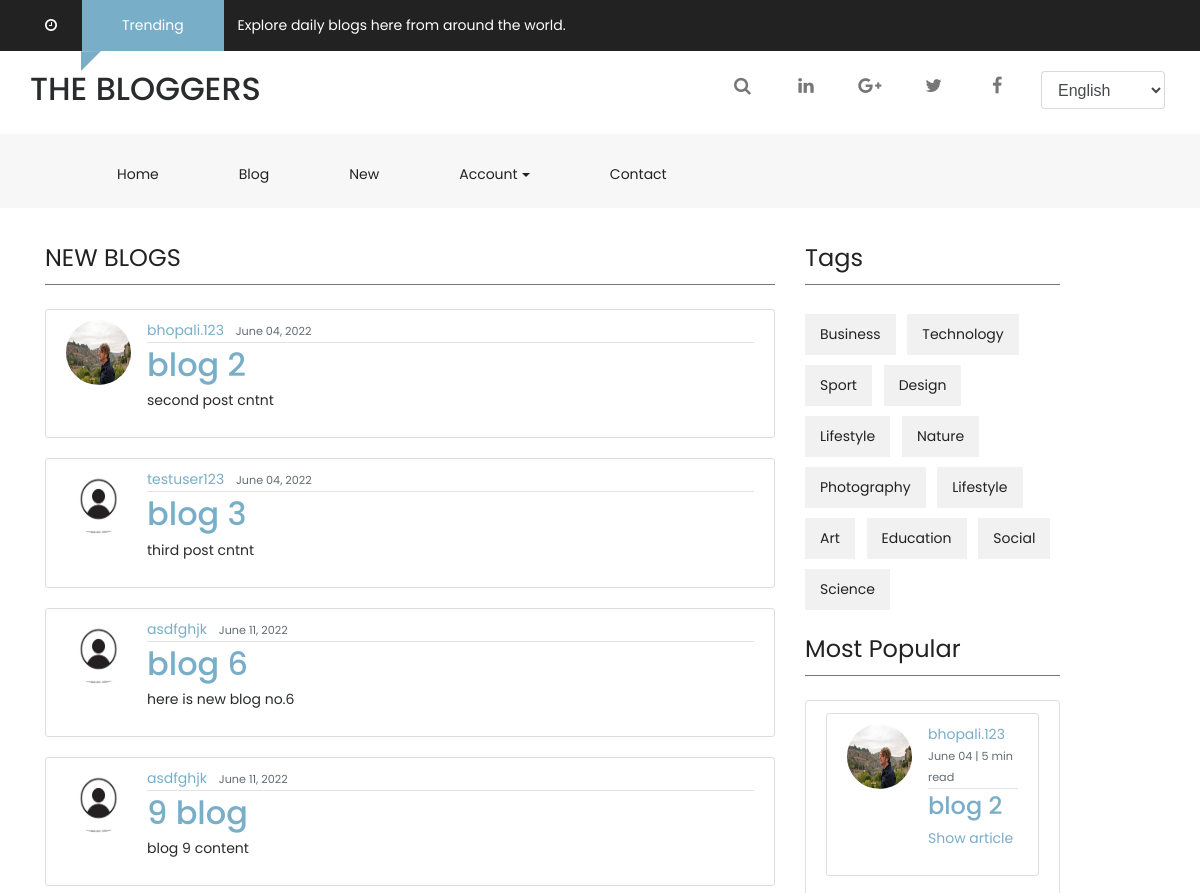
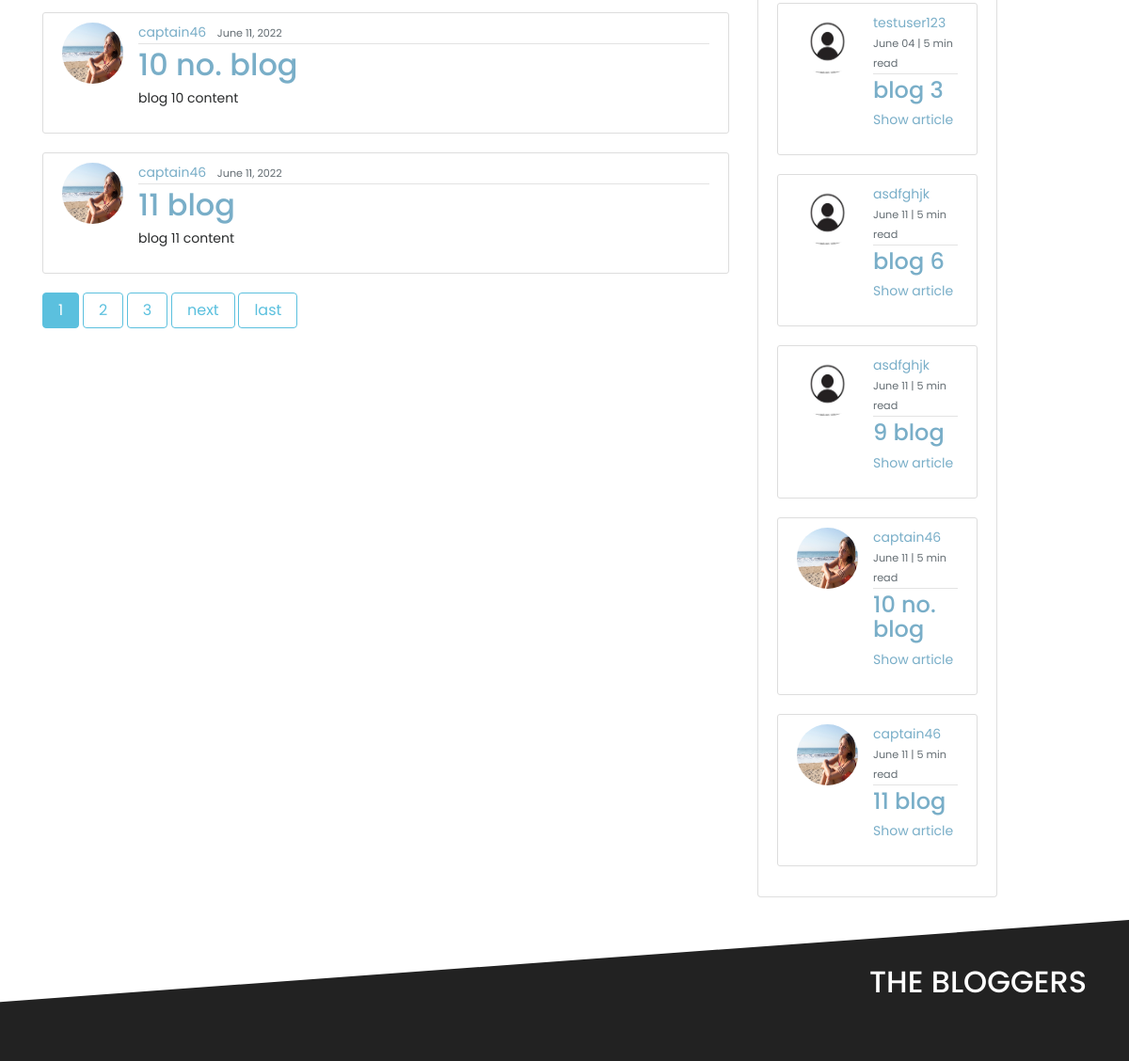
Before: / (upper part) with the older database file (2 pictures, top to bottom).
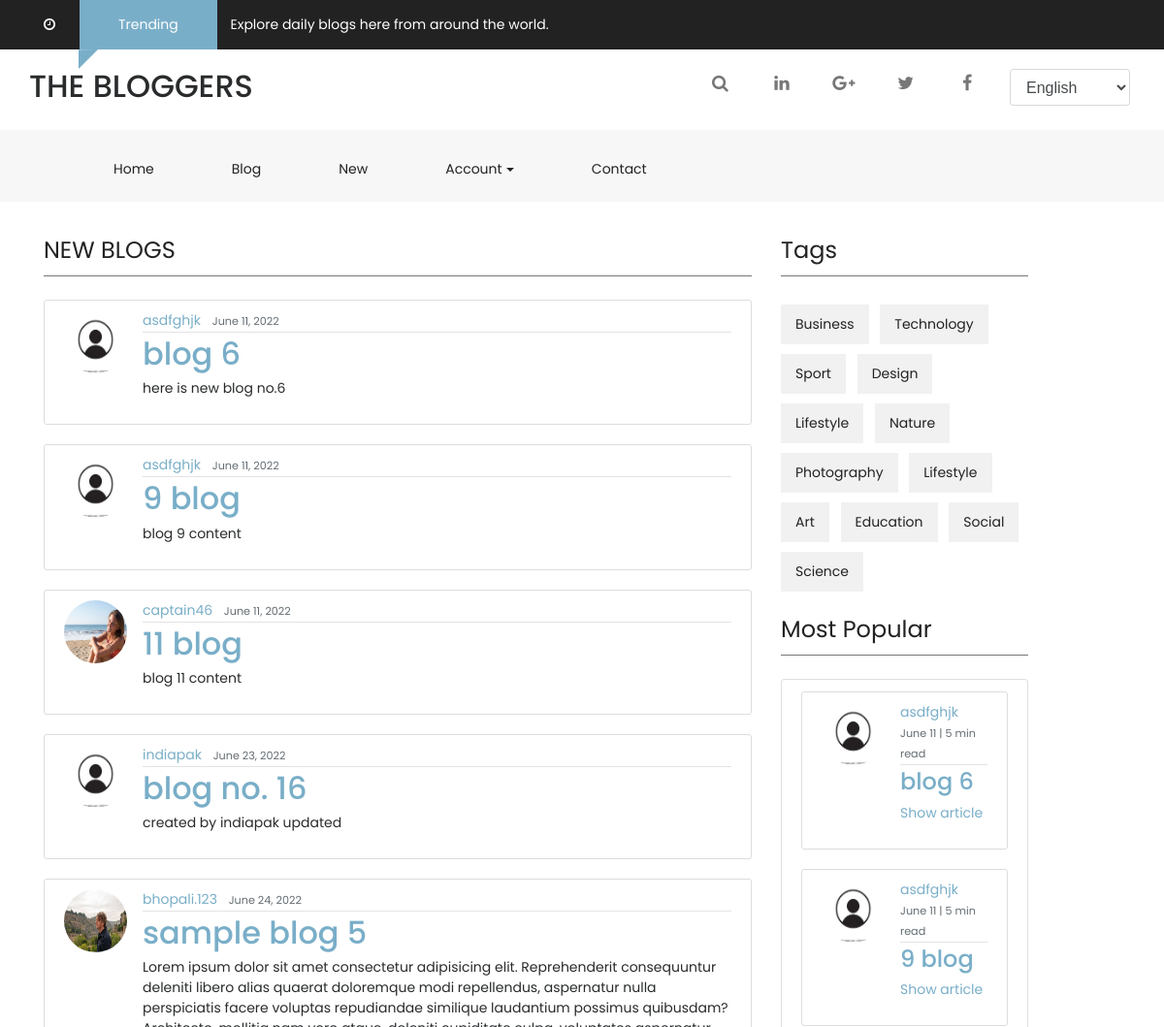
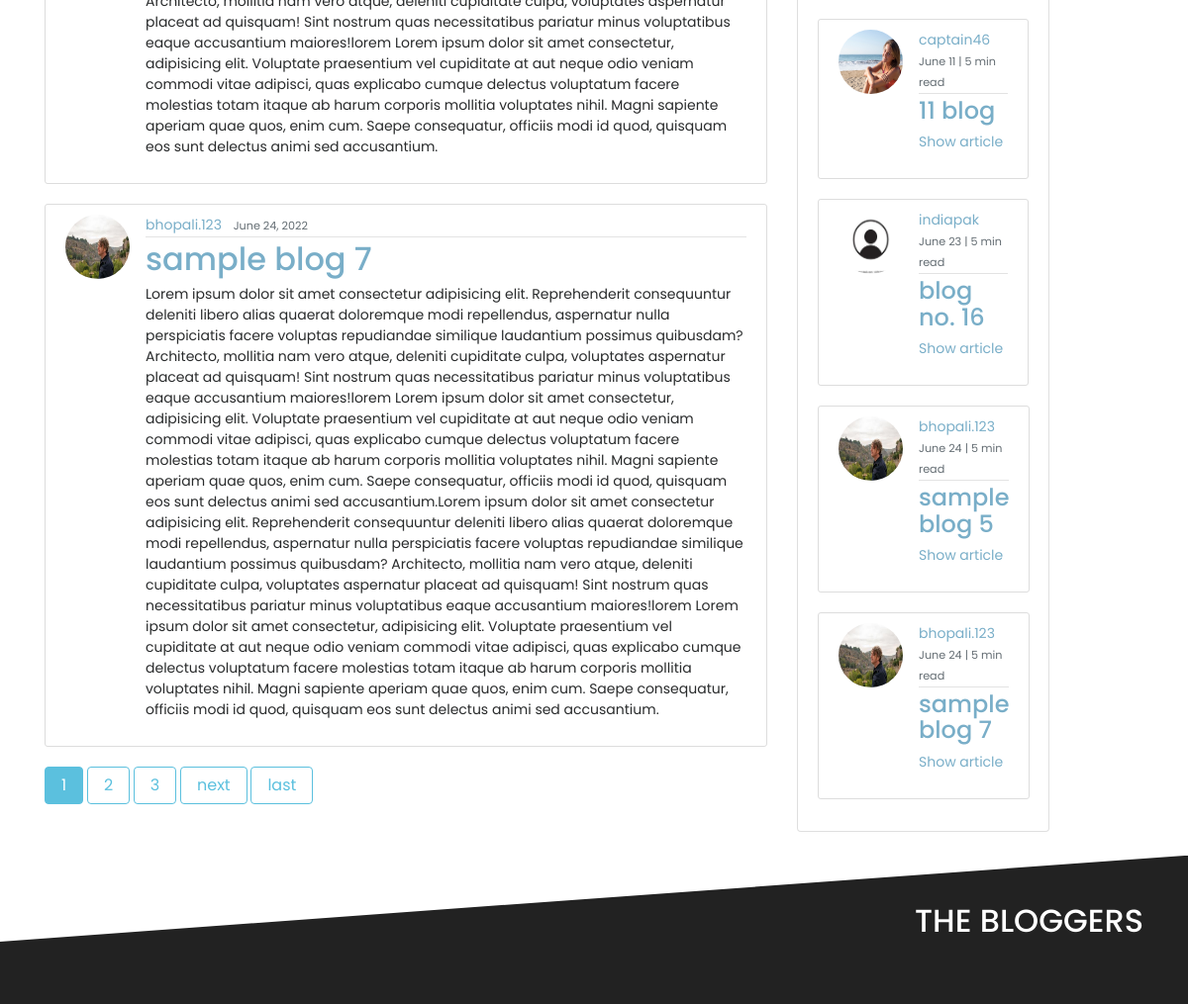
After: the same page with the newer database file (2 pictures, top to bottom).
### blog/models.py (models this page shows, shortened)
class post(models.Model):
    title = models.CharField(max_length=50)
    content = models.TextField()
    date = models.DateTimeField(default=timezone.now)
    author = models.ForeignKey(User, on_delete=models.CASCADE)
    tags = TaggableManager()

### user/models.py (models this page shows, shortened)
class Profile(models.Model):
    user = models.OneToOneField(User, on_delete=models.CASCADE)
    image = models.ImageField(default='default.jpg', upload_to='profile_pics')

### blog/views.py (the view)
# urls.py: path('', PostListView.as_view(), name='blog-home'),
class PostListView(ListView):
    model = post
    template_user = 'blog/home.html'
    context_object_name = 'posts'
    ordering = ['date']
    paginate_by = 6

### blog/templates/blog/post_list.html (shortened to what this page needs)
{% extends "blog/base.html" %}
{% block content %}
<div class="container-fluid pb-4 pt-4 paddding">
    <div class="container paddding">
        <div class="row mx-0">
            <div class="col-md-8 animate-box" data-animate-effect="fadeInLeft">
                <div>
                    <div class="fh5co_heading fh5co_heading_border_bottom py-2 mb-4">NEW BLOGS</div>
                </div>
                {% for object in posts %}
                <article class="media content-section">
                    <img class="rounded-circle article-img" src="{{ object.author.profile.image.url }}">
                    <div class="media-body">
                        <div class="article-metadata">
                            <a class="mr-2" href=#>{{ object.author }}</a>
                            <small class="text-muted">{{ object.date|date:"F d, Y" }}</small>
                        </div>
                        <h2 class="article-title"><a href="{% url 'post-detail' object.id %}">{{ object.title }}</a>
                        </h2>
                        <p class="article-content">{{ object.content }}</p>
                    </div>
                </article>
                {% endfor %}
                {% if is_paginated %}
                {% for num in page_obj.paginator.page_range %}
                {% if page_obj.number == num %}
                <a class="btn btn-info mb-4" href="?page={{ num }}">{{ num }}</a>
                {% elif num > page_obj.number|add:'-3' and page_obj.number|add:'3' > num %}
                <a class="btn btn-outline-info mb-4" href="?page={{ num }}">{{ num }}</a>
                {% endif %}
                {% endfor %}
                {% if page_obj.has_next %}
                <a class="btn btn-outline-info mb-4" href="?page={{ page_obj.next_page_number }}">next</a>
                <a class="btn btn-outline-info mb-4" href="?page={{ page_obj.paginator.num_pages }}">last</a>
                {% endif %}
                {% endif %}
            </div>
            <div class="col-md-3 animate-box" data-animate-effect="fadeInRight">
                <div>
                    <div class="fh5co_heading fh5co_heading_border_bottom py-2 mb-4">Tags</div>
                </div>
                <div class="fh5co_tags_all">
                    <a href="#" class="fh5co_tagg">Business</a>
                    <a href="#" class="fh5co_tagg">Technology</a>
                    <a href="#" class="fh5co_tagg">Sport</a>
                    <a href="#" class="fh5co_tagg">Design</a>
                    <a href="#" class="fh5co_tagg">Lifestyle</a>
                    <a href="#" class="fh5co_tagg">Nature</a>
                    <a href="#" class="fh5co_tagg">Photography</a>
                    <a href="#" class="fh5co_tagg">Lifestyle</a>
                    <a href="#" class="fh5co_tagg">Art</a>
                    <a href="#" class="fh5co_tagg">Education</a>
                    <a href="#" class="fh5co_tagg">Social</a>
                    <a href="#" class="fh5co_tagg">Science</a>
                </div>
                <div>
                    <div class="fh5co_heading fh5co_heading_border_bottom pt-3 py-2 mb-4">Most Popular</div>
                </div>
                <ul class="list-group">
                    <li class="list-group-item list-group-item-light">{% for object in posts %}
                        <article class="media content-section">
                            <img class="rounded-circle article-img" src="{{ object.author.profile.image.url }}">
                            <div class="media-body">
                                <div class="article-metadata">
                                    <a class="mr-2" href=#>{{ object.author }}</a><br>
                                    <small class="text-muted">{{ object.date|date:"F d" }} | 5 min read</small>
                                </div>
                                <h4 class="article-title"><a href="{% url 'post-detail' object.id %}">{{ object.title }}</a></h4>
                                <p class="showarticle"><a href="{% url 'blog-home' %}">Show article</a></p>
                            </div>
                        </article>
                        {% endfor %}
                    </li>
                </ul>
            </div>
        </div>
    </div>
</div>
{% endblock content %}

### blog/templates/blog/base.html (shortened to what this page needs)
<!DOCTYPE html>
{% load static %}
<html lang="en">
<head>
  <link rel="stylesheet" href="https://cdn.jsdelivr.net/npm/bootstrap@4.3.1/dist/css/bootstrap.min.css"
>
  <link rel="stylesheet" type='text/css' href="{% static 'blog/main.css' %}">
  <link href="{% static 'css/media_query.css' %}" rel="stylesheet" type="text/css" />
  <link href="{% static 'css/bootstrap.css' %}" rel="stylesheet" type="text/css" />
  <link href="https://maxcdn.bootstrapcdn.com/font-awesome/4.7.0/css/font-awesome.min.css" rel="stylesheet"
>
  <link href="{% static 'css/animate.css' %}" rel="stylesheet" type="text/css" />
  <link href="{% static 'css/owl.carousel.css' %}" rel="stylesheet" type="text/css" />
  <link href="{% static 'css/owl.theme.default.css' %}" rel="stylesheet" type="text/css" />
  <link href="{% static 'css/style_1.css' %}" rel="stylesheet" type="text/css" />
</head>
</head>
<body>
  <body>
    <div class="container-fluid fh5co_header_bg">
      <div class="container">
        <div class="row">
          <div class="col-12 fh5co_mediya_center"><a href="#" class="color_fff fh5co_mediya_setting"><i
                class="fa fa-clock-o"></i>&nbsp;&nbsp;&nbsp;{{ object.date|date:"F d, Y" }}</a>
            <div class="d-inline-block fh5co_trading_posotion_relative"><a href="#" class="treding_btn">Trending</a>
              <div class="fh5co_treding_position_absolute"></div>
            </div>
            <a href="#" class="color_fff fh5co_mediya_setting">Explore daily blogs here from around the world.</a>
          </div>
        </div>
      </div>
    </div>
    <div class="container-fluid">
      <div class="container">
        <div class="row">
          <div class="col-12 col-md-3 fh5co_padding_menu h2">THE BLOGGERS
          </div>
          <div class="col-12 col-md-9 align-self-center fh5co_mediya_right">
            <div class="text-center d-inline-block">
              <a class="fh5co_display_table">
                <div class="fh5co_verticle_middle"><i class="fa fa-search"></i></div>
              </a>
            </div>
            <div class="text-center d-inline-block">
              <a class="fh5co_display_table">
                <div class="fh5co_verticle_middle"><i class="fa fa-linkedin"></i></div>
              </a>
            </div>
            <div class="text-center d-inline-block">
              <a class="fh5co_display_table">
                <div class="fh5co_verticle_middle"><i class="fa fa-google-plus"></i></div>
              </a>
            </div>
            <div class="text-center d-inline-block">
              <a href="https://twitter.com/fh5co" target="_blank" class="fh5co_display_table">
                <div class="fh5co_verticle_middle"><i class="fa fa-twitter"></i></div>
              </a>
            </div>
            <div class="text-center d-inline-block">
              <a href="https://fb.com/fh5co" target="_blank" class="fh5co_display_table">
                <div class="fh5co_verticle_middle"><i class="fa fa-facebook"></i></div>
              </a>
            </div>
            <div class="d-inline-block text-center dd_position_relative ">
              <select class="form-control fh5co_text_select_option">
                <option>English </option>
              </select>
            </div>
          </div>
        </div>
      </div>
    </div>
    <div class="container-fluid bg-faded fh5co_padd_mediya padding_786">
      <div class="container padding_786">
        <nav class="navbar navbar-toggleable-md navbar-light ">
          <div class="collapse navbar-collapse" id="navbarSupportedContent">
            <ul class="navbar-nav mr-auto">
              <li class="nav-item">
                <a class="nav-link" href="{% url 'blog-home' %}">Home <span class="sr-only">(current)</span></a>
              </li>
              <li class="nav-item ">
                <a class="nav-link" href="{% url 'blog-about' %}">Blog <span class="sr-only">(current)</span></a>
              </li>
              <li class="nav-item ">
                <a class="nav-link" href="{% url 'post-create' %}">New <span class="sr-only">(current)</span></a>
              </li>
              <li class="nav-item dropdown">
                <a class="nav-link dropdown-toggle" href="#" id="dropdownMenuButton3" data-toggle="dropdown"
                  aria-haspopup="true" aria-expanded="false">Account<span class="sr-only">(current)</span></a>
              </li>
              <li class="nav-item ">
                <a class="nav-link" href="#footer">Contact <span class="sr-only">(current)</span></a>
              </li>
            </ul>
          </div>
        </nav>
      </div>
    </div>
        {% block content %} {% endblock content %}
<div id="footer">
  <div class="container-fluid fh5co_footer_bg pb-3">
      <div class="container animate-box">
          <div class="row">
              <div class="col-12 spdp_right py-5 h2">THE BLOGGERS</div>
              <div class="col-12 col-md-4 col-lg-3">
                  <div class="footer_main_title py-3"> About</div>
              </div>
              <div class="col-12 col-md-3 col-lg-2">
                  <div class="footer_main_title py-3"> Category</div>
                      </div>
              <div class="col-12 col-md-3 col-lg-2">
                  <div class="footer_main_title py-3">Tags</div>
                      </div
              </div>
              <div class="col-12 col-md-3 col-lg-2">
                <div class="footer_main_title py-3"> Contact</div>
              </div>
                <div class="col-12 col-md-3 col-lg-2">
                  <div class="footer_main_title py-3"> Terms and conditions</div>
                </div>
              </div>
  </div>
</body>
</html>

### blog/static/blog/main.css (style rules this page uses)
body { background: #fafafa; color: #333333; margin-top: 5rem; }
h1, h2, h3, h4, h5, h6 { color: #444444; }
ul { margin: 0; }
.content-section { background: #ffffff; padding: 10px 20px; border: 1px solid #dddddd; border-radius: 3px; margin-bottom: 20px; }
.article-title { color: #444444; }
.article-content { white-space: pre-line; }
.article-img { height: 65px; width: 65px; margin-right: 16px; }
.article-metadata { padding-bottom: 1px; margin-bottom: 4px; border-bottom: 1px solid #e3e3e3 }

### blog/static/css/style_1.css (style rules this page uses)
a,a:hover { color:#79aec8 }
.fh5co_header_bg { background:#222;color:#fff }
.color_fff { color:#fff !important }
.treding_btn { background:#79aec8;color:#fff;margin:0 10px;display:inline-block;padding:15px 40px }
.fh5co_trading_posotion_relative { position:relative }
.fh5co_treding_position_absolute { -webkit-clip-path:polygon(0 1%, 100% 0, 0 100%, 0% 100%);-moz-clip-path:polygon(0 1%, 100% 0, 0 100%, 0% 100%);-ms-clip-path:polygon(0 1%, 100% 0, 0 100%, 0% 100%);clip-path:polygon(0 1%, 100% 0, 0 100%, 0% 100%);height:20px;width:20px;background:#79aec8;position:absolute;left:9px }
.fh5co_mediya_right { text-align:right }
.fh5co_display_table { height:40px;width:40px;display:table;color:#777;font-size:18px;border:1px solid #fff !important;cursor:pointer;-webkit-border-radius:50%;-moz-border-radius:50%;-ms-border-radius:50%;border-radius:50%;transition:1s;margin:0 10px;color:#777 !important }
.fh5co_verticle_middle { vertical-align:middle;display:table-cell }
.fh5co_text_select_option { margin:0 10px;position:relative;top:-10px }
.navbar-light .navbar-nav .nav-link { color:#222 !important;padding-top:12px !important;padding-bottom:15px !important;padding-left:20px !important;padding-right:20px !important;margin:0 20px !important;-moz-transition:all .5s ease;-o-transition:all .5s ease;-webkit-transition:all .5s ease;-ms-transition:all .5s ease;transition:all .5s ease;position:relative !important;-webkit-clip-path:polygon(100% 0, 100% 85%, 14% 85%, 0 100%, 0% 60%, 0 0);-moz-clip-path:polygon(100% 0, 100% 85%, 14% 85%, 0 100%, 0% 60%, 0 0);-ms-clip-path:polygon(100% 0, 100% 85%, 14% 85%, 0 100%, 0% 60%, 0 0);clip-path:polygon(100% 0, 100% 85%, 14% 85%, 0 100%, 0% 60%, 0 0) }
.fh5co_padding_menu { padding:20px 0 }
.fh5co_padd_mediya { padding-top:10px }
.paddding { padding-left:0 !important;padding-right:0 !important }
.fh5co_heading { font-size:20px;color:#424040 }
.fh5co_heading_border_bottom { border-bottom:1px solid #777 }
.fh5co_tagg { background:#f1f1f1;padding:10px 15px;color:#222;-moz-transition:all .5s ease;-o-transition:all .5s ease;-webkit-transition:all .5s ease;-ms-transition:all .5s ease;transition:all .5s ease;margin-right:8px;margin-top:5px;margin-bottom:5px;display:inline-block }
.fh5co_footer_bg { background:#222;color:#fff;-webkit-clip-path:polygon(0 17%, 100% 0, 100% 100%, 0% 100%);clip-path:polygon(0 17%, 100% 0, 100% 100%, 0% 100%) }
.footer_main_title { color:#fff;font-weight:800;font-size:18px }
.spdp_right { text-align:right }
.fh5co_heading { font-size:24px;color:#222 }
.dd_position_relative { position:relative }

Changed rows visible on the page:
removed post: author.profile.image (picture), author "bhopali.123", date "June 04, 2022", title "blog 2", content "second post cntnt", date "June 04"
removed post: author.profile.image (placeholder picture), author "testuser123", date "June 04, 2022", title "blog 3", content "third post cntnt", date "June 04"
removed post: author.profile.image (picture), author "captain46", date "June 11, 2022", title "10 no. blog", content "blog 10 content", date "June 11"
now on this page (row unchanged): post: author.profile.image (placeholder picture), author "indiapak", date "June 23, 2022", title "blog no. 16", content "created by indiapak updated", date "June 23"
now on this page (row unchanged): post: author.profile.image (picture), author "bhopali.123", date "June 24, 2022", title "sample blog 5", content "Lorem ipsum dolor sit amet consectetur adipisicing elit. Reprehenderit consequuntur deleniti libero alias quaerat doloremque modi repellendus, aspernatur nulla perspiciatis facere voluptas repudiandae similique laudantium possimus quibusdam? Architecto, mollitia nam vero atque, deleniti cupiditate culpa, voluptates aspernatur placeat ad quisquam! Sint nostrum quas necessitatibus pariatur minus voluptatibus eaque accusantium maiores!lorem Lorem ipsum dolor sit amet consectetur, adipisicing elit. Voluptate praesentium vel cupiditate at aut neque odio veniam commodi vitae adipisci, quas explicabo cumque delectus voluptatum facere molestias totam itaque ab harum corporis mollitia voluptates…", date "June 24"
now on this page (row unchanged): post: author.profile.image (picture), author "bhopali.123", date "June 24, 2022", title "sample blog 7", content "Lorem ipsum dolor sit amet consectetur adipisicing elit. Reprehenderit consequuntur deleniti libero alias quaerat doloremque modi repellendus, aspernatur nulla perspiciatis facere voluptas repudiandae similique laudantium possimus quibusdam? Architecto, mollitia nam vero atque, deleniti cupiditate culpa, voluptates aspernatur placeat ad quisquam! Sint nostrum quas necessitatibus pariatur minus voluptatibus eaque accusantium maiores!lorem Lorem ipsum dolor sit amet consectetur, adipisicing elit. Voluptate praesentium vel cupiditate at aut neque odio veniam commodi vitae adipisci, quas explicabo cumque delectus voluptatum facere molestias totam itaque ab harum corporis mollitia voluptates…", date "June 24"
